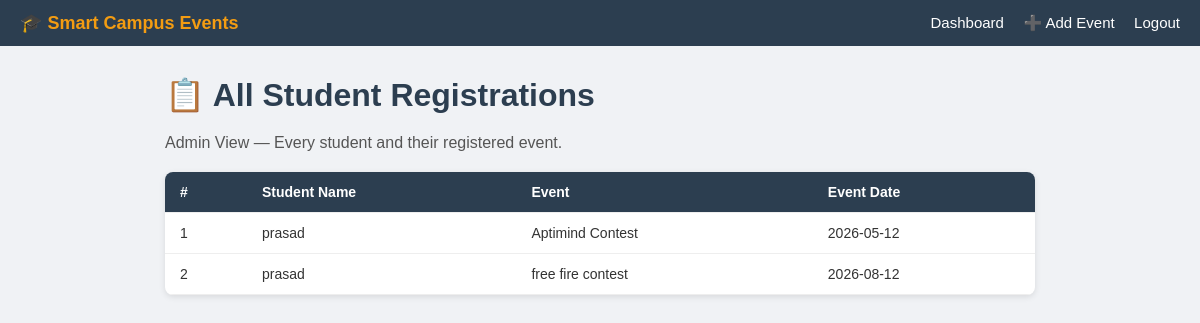
Page /admin/registrations (signed in) on the committed database.
### models.py (models this page shows)
class User(Base):
    __tablename__ = "users"
    id = Column(Integer, primary_key=True, index=True)
    name = Column(String(100), nullable=False)
    email = Column(String(100), unique=True, nullable=False)
    password = Column(String(100), nullable=False)
    role = Column(String(20), default="student")  # "student" or "admin"

class Event(Base):
    __tablename__ = "events"
    id = Column(Integer, primary_key=True, index=True)
    title = Column(String(200), nullable=False)
    description = Column(Text, nullable=True)
    date = Column(String(50), nullable=False)
    location = Column(String(200), nullable=True)

### main.py (the view)
@app.get("/admin/registrations", response_class=HTMLResponse)
def admin_registrations(request: Request, db: Session = Depends(database.get_db)):
    user = get_current_user(request, db)
    if not user or user.role != "admin":
        return RedirectResponse(url="/dashboard", status_code=302)
    regs = db.query(models.Registration).all()
    data = []
    for r in regs:
        student = db.query(models.User).filter(models.User.id == r.user_id).first()
        event = db.query(models.Event).filter(models.Event.id == r.event_id).first()
        if student and event:
            data.append({"student": student.name, "event": event.title, "date": event.date})
    return templates.TemplateResponse(
        "admin_registrations.html",
        {"request": request, "user": user, "data": data},
    )

### templates/admin_registrations.html (shortened to what this page needs)
<!DOCTYPE html>
<html lang="en">
<head>
    <link rel="stylesheet" href="/static/style.css">
</head>
<body>
<nav>
    <span class="brand">🎓 Smart Campus Events</span>
    <div>
        <a href="/dashboard">Dashboard</a>
        <a href="/create-event">➕ Add Event</a>
        <a href="/logout">Logout</a>
    </div>
</nav>
<div class="container">
    <h1>📋 All Student Registrations</h1>
    <p style="margin-bottom:20px; color:#555;">Admin View — Every student and their registered event.</p>
    {% if data %}
    <table>
        <thead>
            <tr>
                <th>#</th>
                <th>Student Name</th>
                <th>Event</th>
                <th>Event Date</th>
            </tr>
        </thead>
        <tbody>
            {% for row in data %}
            <tr>
                <td>{{ loop.index }}</td>
                <td>{{ row.student }}</td>
                <td>{{ row.event }}</td>
                <td>{{ row.date }}</td>
            </tr>
            {% endfor %}
        </tbody>
    </table>
    {% else %}
        <div class="card">
            <p>No registrations yet. Students haven't signed up for events.</p>
        </div>
    {% endif %}
</div>
</body>
</html>

### static/style.css (style rules this page uses)
* { margin: 0; padding: 0; box-sizing: border-box; }
body { font-family: Arial, sans-serif; background-color: #f0f2f5; color: #333; }
nav { background-color: #2c3e50; padding: 12px 20px; display: flex; justify-content: space-between; align-items: center; }
nav a { color: white; text-decoration: none; margin-left: 15px; font-size: 15px; }
nav .brand { font-size: 18px; font-weight: bold; color: #f39c12; }
.container { max-width: 900px; margin: 30px auto; padding: 0 15px; }
h1 { color: #2c3e50; margin-bottom: 20px; }
table { width: 100%; border-collapse: collapse; background: white; border-radius: 8px; overflow: hidden; box-shadow: 0 2px 6px rgba(0,0,0,0.1); }
th, td { padding: 12px 15px; text-align: left; border-bottom: 1px solid #eee; font-size: 14px; }
th { background-color: #2c3e50; color: white; }

### rows in the picture
User: student "prasad" "prasad"
Event: event "Aptimind Contest", date "2026-05-12"
Event: event "free fire contest", date "2026-08-12"
